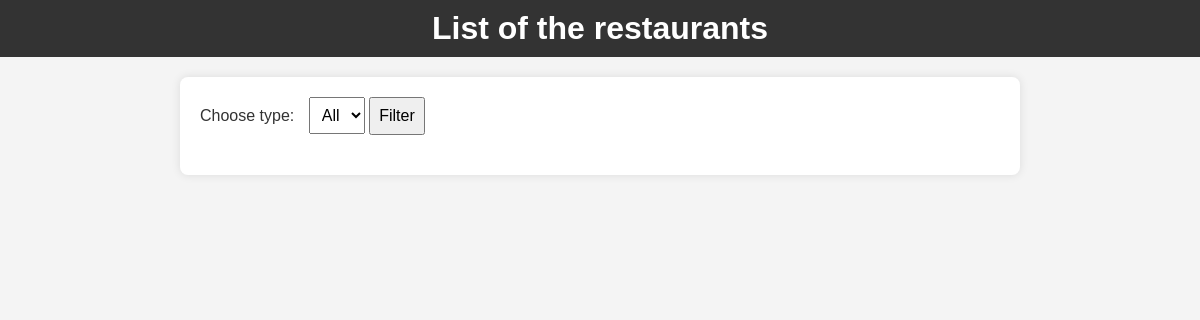
The app's page /restaurants/, older data.
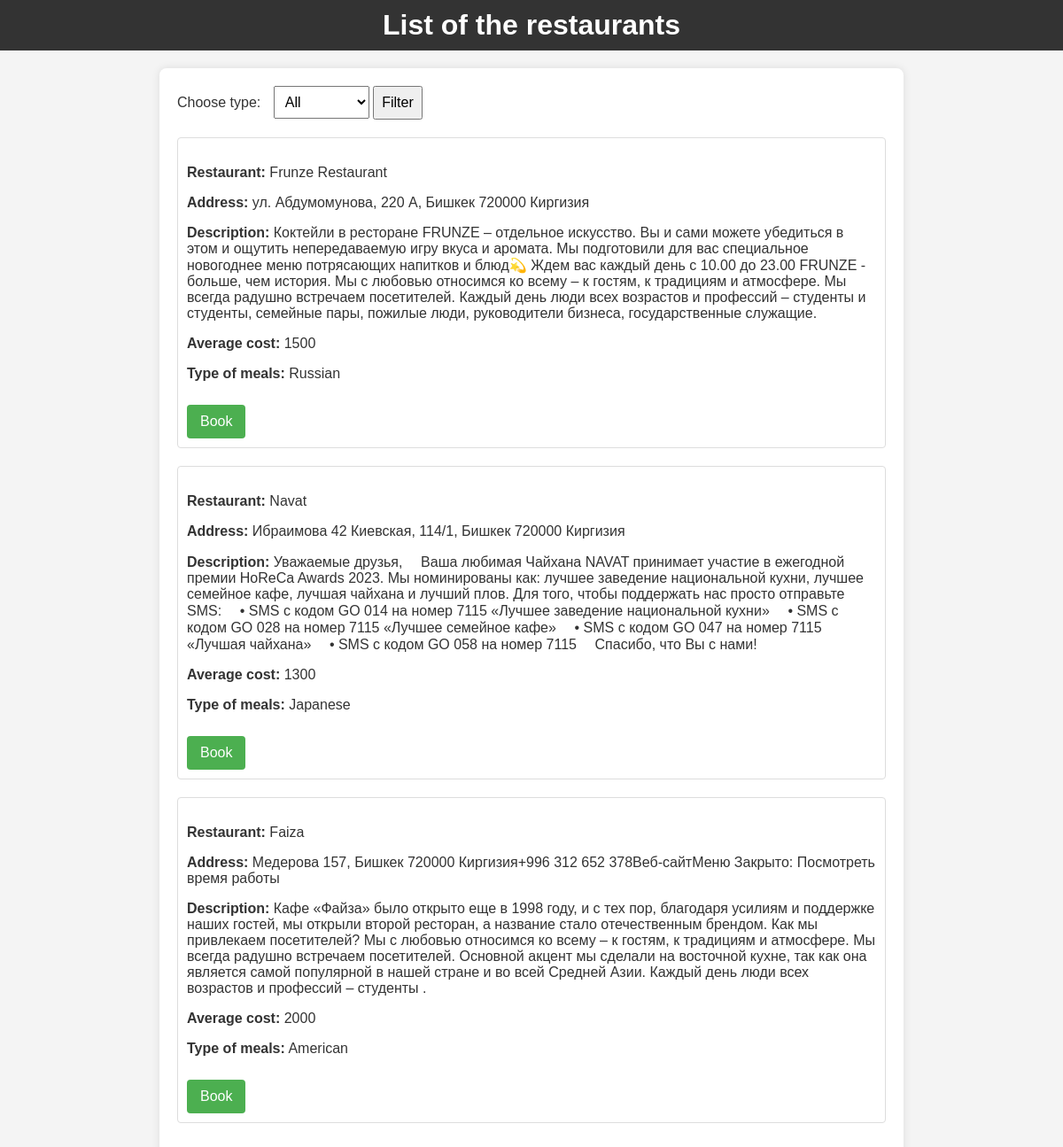
The same page, newer data.
### home_page/models.py (models this page shows, shortened)
class RestaurantPostModel(models.Model):
    GENRE = (
        ('Russian', 'Russian'),
        ('Italian', 'Italian'),
        ('Korean', 'Korean'),
        ('Japanese', 'Japanese'),
        ('Chinese', 'Chinese'),
        ('Kyrgyz', 'Kyrgyz'),
        ('Turkish', 'Turkish'),
    )
    restaurant = models.CharField(max_length=100, verbose_name="Enter your restaurants name")
    description = models.TextField()
    image = models.ImageField(upload_to='restaurants/')
    cost = models.PositiveIntegerField()
    genre = models.CharField(max_length=100, choices=GENRE)
    created_at = models.DateTimeField(auto_now_add=True)
    address = models.TextField()
    contact_number = models.CharField(max_length=15)

### home_page/views.py (the view)
# urls.py: path('restaurants/', restaurant_list, name='restaurant_list'),
def restaurant_list(request):
    unique_genres = RestaurantPostModel.objects.values_list('genre', flat=True).distinct()
    selected_genre = request.GET.get('genre', None)
    if selected_genre:
        restaurants = RestaurantPostModel.objects.filter(genre=selected_genre)
    else:
        restaurants = RestaurantPostModel.objects.all()
    return render(request, 'restaurant_list.html', {'restaurants': restaurants, 'unique_genres': unique_genres, 'selected_genre': selected_genre})

### templates/restaurant_list.html (shortened to what this page needs)
<!DOCTYPE html>
<html lang="en">
<head>
</head>
<body>
    <header>
        <h1>List of the restaurants</h1>
    </header>
    <main>
        <form method="get" action="">
            <label for="genre">Choose type:</label>
            <select name="genre" id="genre">
                <option value="" {% if not selected_genre %}selected{% endif %}>All</option>
            </select>
            <button type="submit">Filter</button>
        </form>
        <ul>
            {% for restaurant in restaurants %}
                <li>
                    <p><strong>Restaurant:</strong> {{ restaurant.restaurant }}</p>
                    <p><strong>Address:</strong> {{ restaurant.address }}</p>
                    <p><strong>Description:</strong> {{ restaurant.description }}</p>
                    <p><strong>Average cost:</strong> {{ restaurant.cost }}</p>
                    <p><strong>Type of meals:</strong> {{ restaurant.genre }}</p>
                    <a href="http://127.0.0.1:8000/reservation/" class="btn-book">Book</a>
                </li>
            {% endfor %}
        </ul>
    </main>
</body>
</html>

Row changes from the older to the newer data that the page shows:
added RestaurantPostModel: restaurant "Frunze Restaurant", address "ул. Абдумомунова, 220 A, Бишкек 720000 Киргизия", description "Коктейли в ресторане FRUNZE – отдельное искусство. Вы и сами можете убедиться в этом и ощутить непередаваемую игру вкуса и аромата. Мы подготовили для вас специальное новогоднее меню потрясающих напитков и блюд💫 Ждем вас каждый день с 10.00 до 23.00 FRUNZE - больше, чем история. Мы с любовью относимся ко всему – к гостям, к традициям и атмосфере. Мы всегда радушно встречаем посетителей. Каждый день люди всех возрастов и профессий – студенты и студенты, семейные пары, пожилые люди, руководители бизнеса, государственные служащие.", cost "1500", genre "Russian"
added RestaurantPostModel: restaurant "Navat", address "Ибраимова 42 Киевская, 114/1, Бишкек 720000 Киргизия", description "Уважаемые друзья, ⠀ Ваша любимая Чайхана NAVAT принимает участие в ежегодной премии HoReCa Awards 2023. Мы номинированы как: лучшее заведение национальной кухни, лучшее семейное кафе, лучшая чайхана и лучший плов. Для того, чтобы поддержать нас просто отправьте SMS: ⠀ • SMS с кодом GO 014 на номер 7115 «Лучшее заведение национальной кухни» ⠀ • SMS с кодом GO 028 на номер 7115 «Лучшее семейное кафе» ⠀ • SMS с кодом GO 047 на номер 7115 «Лучшая чайхана» ⠀ • SMS с кодом GO 058 на номер 7115 ⠀ Спасибо, что Вы с нами!", cost "1300", genre "Japanese"
added RestaurantPostModel: restaurant "Faiza", address "Медерова 157, Бишкек 720000 Киргизия+996 312 652 378Веб-сайтМеню Закрыто: Посмотреть время работы", description "Кафе «Файза» было открыто еще в 1998 году, и с тех пор, благодаря усилиям и поддержке наших гостей, мы открыли второй ресторан, а название стало отечественным брендом. Как мы привлекаем посетителей? Мы с любовью относимся ко всему – к гостям, к традициям и атмосфере. Мы всегда радушно встречаем посетителей. Основной акцент мы сделали на восточной кухне, так как она является самой популярной в нашей стране и во всей Средней Азии. Каждый день люди всех возрастов и профессий – студенты .", cost "2000", genre "American"
